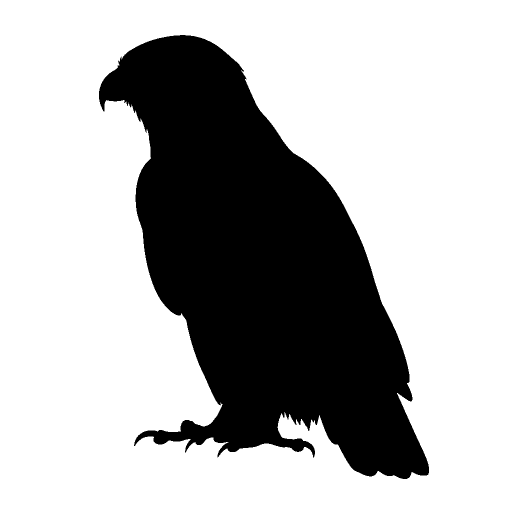
#> input picture tools/silhouette_factory/assets/png/AE/ae_saker_falcon.png, 1024 x 1024 px (shown at 1/2 size); its folder holds only this picture in this run
$ python retrace_all.py
#> lines starting #> are read from the running program, lines starting #| are printed output that depends on the picture; after the words box and inside, x2 and y2 are one past the last pixel; in counts of white or black regions, pixels touching at a corner belong together
### tools/silhouette_factory/scripts/vectorise.py
"""Traces an alpha-masked RGBA PNG into a solid-black-on-transparent SVG
silhouette via potrace.

Polarity note (2026-07-23 fix): potrace's SVG backend fills whatever is
BLACK in the bitmap it is given (pixel value 0 in PIL mode "1"); WHITE
(255) stays empty. Every silhouette generated before this fix mapped the
mask backwards -- alpha=255 (the subject) was written as white and
alpha=0 (background) as black, so potrace traced the background and left
the subject as an untraced hole. Confirmed by rendering samples and
comparing corner vs. centre alpha against the source PNG masks in
assets/png*/, which are correctly polarised (see verify_polarity.py).

The fix: `_alpha_to_bitmap` below maps subject -> black (0), background ->
white (255) before ever calling potrace.
"""

from __future__ import annotations

import subprocess
import tempfile
from pathlib import Path

import numpy as np
from PIL import Image, ImageFilter

POTRACE = "potrace"


def _strip_opaque_letterbox(alpha: Image.Image) -> Image.Image:
    """Zeroes out solid, full-span opaque bars at the image border.

    A handful of source masks were exported with opaque square-padding
    bars (from a resize step) instead of transparent padding. Left alone,
    those bars get traced as part of the subject. Only bands that are
    >=98% opaque across their *entire* span from the edge inward are
    stripped, so a subject that legitimately reaches the canvas edge is
    left untouched.
    """
    arr = np.array(alpha)
    h, w = arr.shape
    row_opaque = (arr > 127).mean(axis=1)
    col_opaque = (arr > 127).mean(axis=0)

    top = 0
    while top < h // 2 and row_opaque[top] > 0.98:
        top += 1
    bottom = h
    while bottom > h // 2 and row_opaque[bottom - 1] > 0.98:
        bottom -= 1
    left = 0
    while left < w // 2 and col_opaque[left] > 0.98:
        left += 1
    right = w
    while right > w // 2 and col_opaque[right - 1] > 0.98:
        right -= 1

    if top == 0 and bottom == h and left == 0 and right == w:
        return alpha

    trimmed = arr.copy()
    trimmed[:top, :] = 0
    trimmed[bottom:, :] = 0
    trimmed[:, :left] = 0
    trimmed[:, right:] = 0
    return Image.fromarray(trimmed, mode="L")


def _alpha_to_bitmap(
    alpha: Image.Image,
    *,
    blur_radius: float,
    preserve_detail: bool,
    alpha_threshold: int,
) -> Image.Image:
    """Converts an alpha channel into a potrace-ready mode "1" bitmap.

    Subject (alpha > threshold) becomes black (0, traced); background
    becomes white (255, left empty).
    """
    alpha = _strip_opaque_letterbox(alpha)
    if blur_radius > 0 and not preserve_detail:
        # Smooths jagged AI-mask edges before thresholding.
        alpha = alpha.filter(ImageFilter.GaussianBlur(blur_radius))
    return alpha.point(lambda a: 0 if a > alpha_threshold else 255).convert("1")


def vectorise_path(
    png_path: Path | str,
    svg_path: Path | str,
    *,
    blur_radius: float = 3.0,
    simplify: float = 0.5,
    preserve_detail: bool = False,
    alpha_threshold: int = 127,
) -> None:
    """Renders the RGBA mask at `png_path` to a silhouette SVG at `svg_path`.

    `simplify` in [0, 1] trades detail for smoother, lower-node-count
    paths (higher = smoother). `preserve_detail` disables both the
    pre-trace blur and most simplification, for hand-cleaned masks that
    are already crisp.
    """
    png_path = Path(png_path)
    svg_path = Path(svg_path)
    svg_path.parent.mkdir(parents=True, exist_ok=True)

    img = Image.open(png_path).convert("RGBA")
    alpha = img.split()[3]
    bitmap = _alpha_to_bitmap(
        alpha,
        blur_radius=blur_radius,
        preserve_detail=preserve_detail,
        alpha_threshold=alpha_threshold,
    )

    alphamax = 0.6 if preserve_detail else 1.0
    opttolerance = 0.05 if preserve_detail else round(0.1 + simplify * 0.3, 3)
    turdsize = 2 if preserve_detail else max(2, round(2 + simplify * 10))

    with tempfile.TemporaryDirectory() as tmp:
        pbm_path = Path(tmp) / "mask.pbm"
        bitmap.save(pbm_path)

        result = subprocess.run(
            [
                POTRACE,
                str(pbm_path),
                "--svg",
                "-o",
                str(svg_path),
                "--alphamax",
                str(alphamax),
                "--opttolerance",
                str(opttolerance),
                "--turdsize",
                str(turdsize),
            ],
            capture_output=True,
            text=True,
        )
        if result.returncode != 0:
            raise RuntimeError(f"potrace failed for {png_path}: {result.stderr.strip()}")

### tools/silhouette_factory/scripts/retrace_all.py
"""Batch re-traces every source PNG mask under assets/png*/ into assets/svg*/,
replacing the polarity-inverted output of the pre-2026-07-23 pipeline (see
vectorise.py docstring). Safe to re-run: each SVG is fully regenerated from
its PNG source, never patched in place.

Usage:
    python tools/silhouette_factory/scripts/retrace_all.py
"""

from __future__ import annotations

from pathlib import Path

from vectorise import vectorise_path

REPO = Path(__file__).resolve().parents[3]
FACTORY = REPO / "tools" / "silhouette_factory" / "assets"

# (png source dir, svg output dir)
SOURCES = [
    (FACTORY / "png", FACTORY / "svg"),
    (FACTORY / "png_landmarks", FACTORY / "svg_landmarks"),
    (FACTORY / "png_plants", FACTORY / "svg_plants"),
]


def main() -> int:
    total = 0
    failed: list[str] = []

    for png_dir, svg_dir in SOURCES:
        if not png_dir.exists():
            continue
        pngs = sorted(png_dir.glob("*/*.png"))
        print(f"\n── {png_dir.name} ({len(pngs)} PNGs → {svg_dir.name})")
        for png in pngs:
            cc = png.parent.name
            svg = svg_dir / cc / f"{png.stem}.svg"
            total += 1
            try:
                vectorise_path(png, svg)
#> in vectorise_path, img is the input picture: PIL image 1024x1024 RGBA; mean R, G, B, A 0, 0, 0, 74.8
#> in vectorise_path, `alpha = img.split()[3]`:
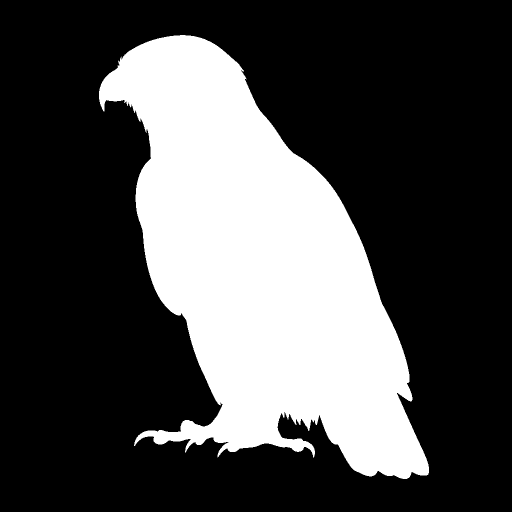
#> alpha: PIL image 1024x1024 L (shown at 1/2 size); 29.3% white; 1 white region, box (x1, y1, x2, y2) and area: (198, 70, 858, 958) 307720
#> in _strip_opaque_letterbox, `row_opaque = (arr > 127).mean(axis=1)`: row_opaque = 1024 values, max 0.453 at index 872, min 0 at index 0, mean 0.293
#> in _strip_opaque_letterbox, `col_opaque = (arr > 127).mean(axis=0)`: col_opaque = 1024 values, max 0.778 at index 445, min 0 at index 0, mean 0.293
#> after the loop in _strip_opaque_letterbox, `while top < h // 2 and row_opaque[top] > 0.98:`: top = 0
#> after the loop in _strip_opaque_letterbox, `while bottom > h // 2 and row_opaque[bottom - 1] > 0.98:`: bottom = 1024
#> after the loop in _strip_opaque_letterbox, `while left < w // 2 and col_opaque[left] > 0.98:`: left = 0
#> after the loop in _strip_opaque_letterbox, `while right > w // 2 and col_opaque[right - 1] > 0.98:`: right = 1024
#> in _alpha_to_bitmap, `alpha = alpha.filter(ImageFilter.GaussianBlur(blur_radius))`:
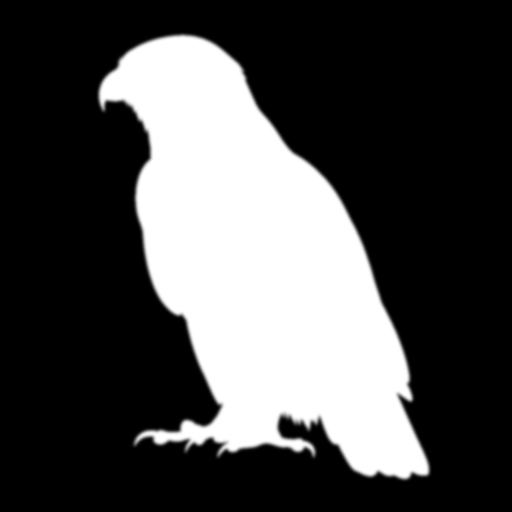
#> alpha: PIL image 1024x1024 L (shown at 1/2 size); min 0, max 255, mean 74.8
#> in _alpha_to_bitmap, `return alpha.point(lambda a: 0 if a > alpha_threshold else 255).conver..`:
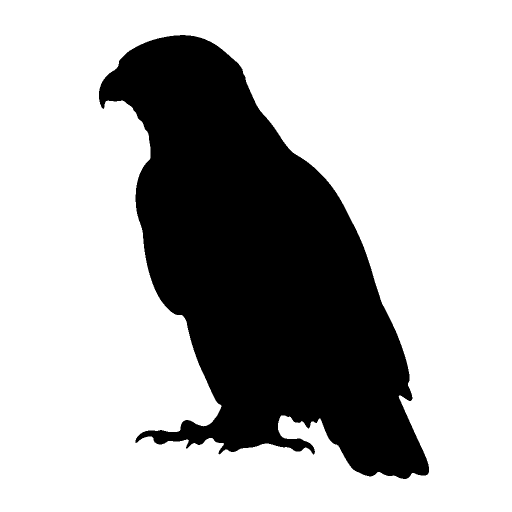
#> returned value: PIL image 1024x1024 1 (shown at 1/2 size); 70.7% white; 1 black region, box (x1, y1, x2, y2) and area: (198, 70, 858, 958) 307700
#> (the call stopped at in vectorise_path, `result = subprocess.run( [ POTRACE, str(pbm_path), "--svg", "-o", str(..`: subprocess is not available in this run)
            except Exception as exc:  # noqa: BLE001
                failed.append(f"{png.relative_to(FACTORY)}: {exc}")
                print(f"  ✗ {png.stem} ({exc})")

    print(f"\nDone: {total - len(failed)}/{total} traced, {len(failed)} failed")
    if failed:
        print("\nFailures:")
        for f in failed:
            print(f"  {f}")
    return 1 if failed else 0


if __name__ == "__main__":
    raise SystemExit(main())
#> (the program exits here)
